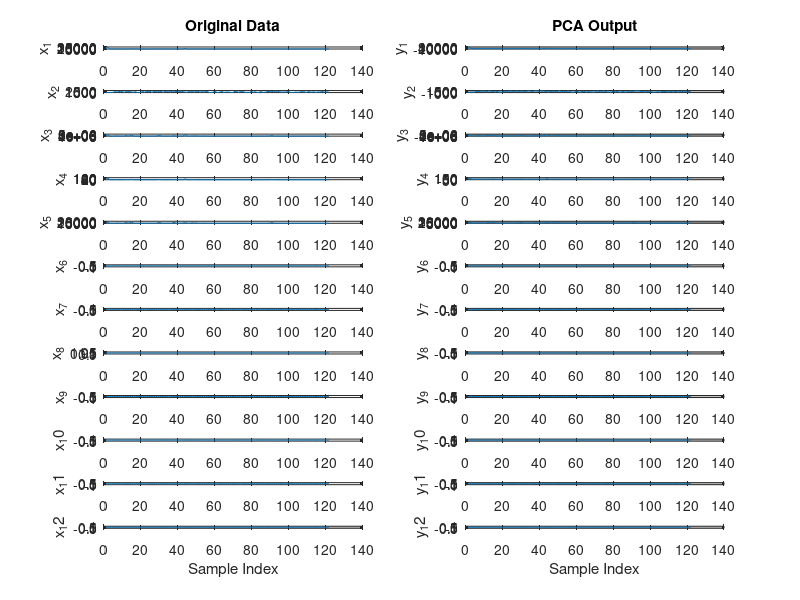

This figure's MATLAB source: (Note: this script raises an error after producing the figure.)
%%%%%%%%%%%%%%%%%%%%%%%%%%%%%%%%%%%%%%%%%%%%%%%%%%%%%%%%%%%%%%%%%%%%%%%%%%%%%%%%%%%%%%
%TCP Sync flood - PCA only as previous work
%
%
%Author : 
%Date Created : 
%%%%%%%%%%%%%%%%%%%%%%%%%%%%%%%%%%%%%%%%%%%%%%%%%%%%%%%%%%%%%%%%%%%%%%%%%%%%%%%%%%%%%%
clear all;%#ok
close all;
clc


%Load the saved feature dataset 
load('tcpsync_Feat.mat');

%%
%Calculate PCA
[pc,score,ev] = pca(X);
PCA_out = score*pc';

%Remove redundant information - eigen values are less or equal to zero
j=1;
for ii=1:size(PCA_out,2)
    if(sum(PCA_out(:,ii))==0)
%         disp('All zeros');
    else
        nwPCA(:,j)=PCA_out(:,ii);
        j=j+1;
    end  
end

%%
%Create attkmatrix
N=size(PCA_out,1);
S1={};
attkmatrx =zeros(2,N);

for ii=1:N
    if(PCA_out(ii,4)<1)
        S1{ii}='Normal';%#ok
        attkmatrx(1,ii)=1;
    else
        S1{ii}='Attack';%#ok
        attkmatrx(2,ii)=1;
    end
end

indx=randperm(N,8);
temp=attkmatrx(indx);
attkmatrx(indx) = xor(temp,temp);
%%
%Plotting Inputs vs reduced PCA output
D = size(X,2);
for d=1:D
    % Original Data
    subplot(D,2,2*d-1);
    plot(X(:,d));
    ylabel(['x_' num2str(d)]);
    if d==D
        xlabel('Sample Index');
    end
    if d==1
        title('Original Data');
    end 
end

grid on;
D1 = size(PCA_out,2);
for d1=1:D1
   % Transformed Data
    subplot(D1,2,2*d1);
    plot(PCA_out(:,d1));
    ylabel(['y_' num2str(d1)]);
    if d1==D1
        xlabel('Sample Index');
    end
    if d1==1
        title('PCA Output');
    end
    grid on;  
end

set(gcf, 'position', get(0, 'screensize'));
saveas(gcf, 'results1\data_TCP+PCA.jpg');

%%
S2={};
for ii=1:N
    if(attkmatrx(1,ii)==1)
        S2{ii}='Normal';
    else
        S2{ii}='Attack';
    end
end

%%
% Classification using FeedForward Networks
input=nwPCA';
t=attkmatrx;

% Create a Pattern Recognition Network
trainFcn = 'trainscg';
hiddenLayerSize = 10;
net = patternnet(hiddenLayerSize);

% Set up Division of Data for Training, Validation, Testing
net.divideParam.trainRatio = 70/100;
net.divideParam.valRatio = 15/100;
net.divideParam.testRatio = 15/100;

% Train the Network
[net,tr] = train(net,input,t);

% Test the Network
testX = input;
testT = t;

testY = net(testX);

plotperform(tr);
saveas(gcf, 'results1\perf_TCP+PCA.jpg');
plottrainstate(tr);
saveas(gcf, 'results1\trstate_TCP+PCA.jpg');

%Plotting
figure
plotconfusion(testT,testY);
saveas(gcf, 'results1\confusion_TCP+PCA.jpg');
figure
plotroc(testT,testY);
saveas(gcf, 'results1\roc_TCP+PCA.jpg');

%Plot Errors
errors=testT-testY;
E=abs(errors(1,:));
figure;
plot([1:length(E)],E);%#ok
xlabel('Instances');
ylabel('Errors=target-outputs');
title('Errors Plot');
saveas(gcf, 'results1\errplot_TCP+PCA.jpg');


%%
%Metrics Calculation
% Actual | Neg | True Neg  | False Pos |
%        | Pos | False Neg | True Pos  |

[c,cm,ind,per] = confusion(testT,testY);

TP = cm(2,2);
TN = cm(1,1);
FP = cm(1,2);
FN = cm(2,1);

Precision = (TP / (TP + FP))*100;
Accuracy = ((TP+TN)/(TP+TN+FP+FN))*100;
Sensitivity = (TP/(TP+FN))*100;
Specificity = (TN/(FP+TN))*100;
Fscore = ((2*TP)/(2*TP+FP+FN))*100;
FallOut = ( FP /(FP + TN))*100;               %False POsitive Rate
NPV = (TN / (TN + FN))*100;                   %NEgaitve Predictive Value

ID_Met = [Precision;Accuracy;Sensitivity;Specificity;Fscore;FallOut;NPV];

fid0=fopen('scores_TCP+PCA.txt','w');

fprintf(fid0,'Precision: %.2f\n', Precision);
fprintf(fid0,'Accuracy: %.2f\n', Accuracy);
fprintf(fid0,'Sensitivity: %.2f\n', Sensitivity);
fprintf(fid0,'Specificity: %.2f\n', Specificity);
fprintf(fid0,'Fscore: %.2f\n', Fscore);
fprintf(fid0,'FallOut: %.2f\n', FallOut);
fprintf(fid0,'NPV: %.2f\n', NPV);

fprintf(fid0,'%.2f  %.2f  %.2f  %.2f  %.2f  %.2f  %.2f\n', Precision,Accuracy,Sensitivity,Specificity,Fscore,FallOut,NPV);
fprintf(fid0,'%.2f, %.2f, %.2f, %.2f, %.2f, %.2f, %.2f\n', Precision,Accuracy,Sensitivity,Specificity,Fscore,FallOut,NPV);
fprintf(fid0,'%.2f; %.2f; %.2f; %.2f; %.2f; %.2f; %.2f\n', Precision,Accuracy,Sensitivity,Specificity,Fscore,FallOut,NPV);
fclose(fid0);

%%
%Plot the attack and normal traffic with reduced dataset
figure;
plot([1:N],input(1,:));%#ok
xlabel('Sample Index');
ylabel('Traffic Fitness');
title('Traffic Data');
saveas(gcf, 'results1\traffic_TCP+PCA.jpg');

%%
%INtrusion Prevention System
Xips={};

%Reconstruct the IP and feature with class table for user 
for ii=1:N
    Xips{ii,1}=myStr(ii).SrcIP;%#ok
    Xips{ii,2}=myStr(ii).DstIP;%#ok
    Xips{ii,3}=input(ii);%#ok
    Xips{ii,4}=S2{ii};%#ok
end

%Filter the system and white list the attack IP sources
%Filter target
filt_tgt = zeros(2,N);
for ii=1:N
    if(strcmp(Xips{ii,4},'Normal'))
        filt_tgt(1,ii)=1;
    else
        filt_tgt(2,ii)=1; 
    end
end

temp1=filt_tgt(indx);
filt_tgt(indx) = xor(temp1,temp1);

input1=input;
tgt=filt_tgt;

% Create a Pattern Recognition Network
hiddenLayerSize = 10;
net1 = patternnet(hiddenLayerSize);

% Set up Division of Data for Training, Validation, Testing
net1.divideParam.trainRatio = 70/100;
net1.divideParam.valRatio = 15/100;
net1.divideParam.testRatio = 15/100;

% Train the Network
[net1,tr1] = train(net1,input1,tgt);

% Test the Network
outputs_ips = net1(input);

%Plotting - IPS
figure
plotconfusion(tgt,outputs_ips);
figure
plotroc(tgt,outputs_ips);

%Metrics for IPS

[c1,cm1,ind1,per1] = confusion(tgt,outputs_ips);

TP1 = cm1(2,2);
TN1 = cm1(1,1);
FP1 = cm1(1,2);
FN1 = cm1(2,1);

Precision1 = (TP1 / (TP1 + FP1))*100;
Accuracy1 = ((TP1+TN1)/(TP1+TN1+FP1+FN1))*100;
Sensitivity1 = (TP1/(TP1+FN1))*100;
Specificity1 = (TN1/(FP1+TN1))*100;
Fscore1 = ((2*TP1)/(2*TP1+FP1+FN1))*100;
FallOut1 = ( FP1 /(FP1 + TN1))*100;               %False POsitive Rate
NPV1 = (TN1 / (TN1 + FN1))*100; 

IP_Met = [Precision1;Accuracy1;Sensitivity1;Specificity1;Fscore1;FallOut1;NPV1];

%%
%Save the Black Listed SourceIP Addresses to the cloud
blist={};j=1;
for ii=1:N
    if(strcmp(Xips{ii,4},'Attack'))
        blist{j}=Xips{ii,1};%#ok
        j=j+1;
    end
end
 
[nrows, ncols]=size(blist);
%Write the blacklist to a txt file
fid1=fopen('C:\apachetomcat9\webapps\TestDoc\BlackList.xls','w');
for col=1:ncols
    fprintf(fid1,'%s\n',blist{1,col});
end
fclose(fid1);

%Save to Cloud
blacklisttoCloud()
